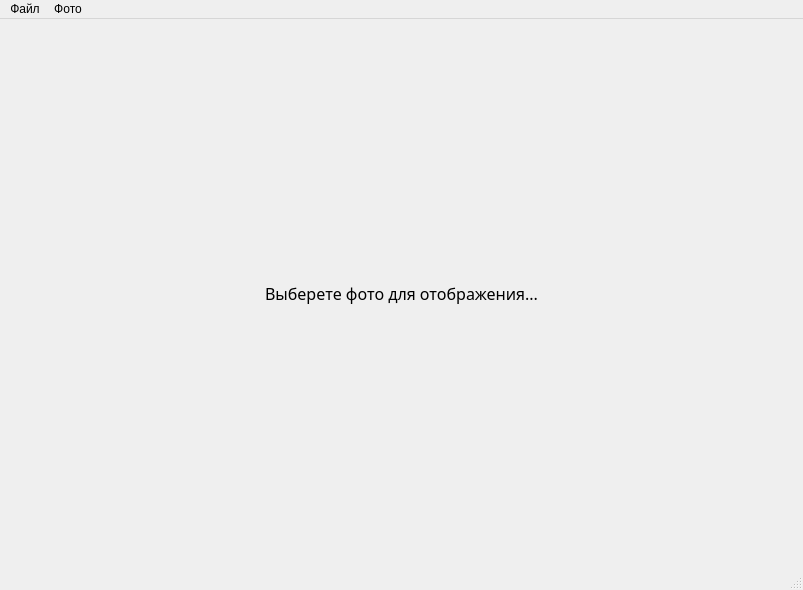
<?xml version="1.0" encoding="UTF-8"?>
<ui version="4.0">
 <class>MainWindow</class>
 <widget class="QMainWindow" name="MainWindow">
  <property name="geometry">
   <rect>
    <x>0</x>
    <y>0</y>
    <width>803</width>
    <height>590</height>
   </rect>
  </property>
  <property name="windowTitle">
   <string>MainWindow</string>
  </property>
  <property name="styleSheet">
   <string notr="true"/>
  </property>
  <widget class="QWidget" name="centralwidget">
   <property name="styleSheet">
    <string notr="true"/>
   </property>
   <layout class="QHBoxLayout" name="horizontalLayout">
    <item>
     <widget class="QPushButton" name="back">
      <property name="sizePolicy">
       <sizepolicy hsizetype="Maximum" vsizetype="Minimum">
        <horstretch>0</horstretch>
        <verstretch>0</verstretch>
       </sizepolicy>
      </property>
      <property name="text">
       <string/>
      </property>
      <property name="shortcut">
       <string>Left</string>
      </property>
      <property name="flat">
       <bool>true</bool>
      </property>
     </widget>
    </item>
    <item>
     <widget class="QLabel" name="picture">
      <property name="font">
       <font>
        <family>Vladimir Script</family>
        <pointsize>12</pointsize>
        <italic>false</italic>
        <bold>false</bold>
        <underline>false</underline>
        <kerning>true</kerning>
        <hintingpreference>PreferDefaultHinting</hintingpreference>
       </font>
      </property>
      <property name="text">
       <string>Выберете фото для отображения...</string>
      </property>
      <property name="alignment">
       <set>Qt::AlignCenter</set>
      </property>
     </widget>
    </item>
    <item>
     <widget class="QPushButton" name="forward">
      <property name="sizePolicy">
       <sizepolicy hsizetype="Maximum" vsizetype="Minimum">
        <horstretch>0</horstretch>
        <verstretch>0</verstretch>
       </sizepolicy>
      </property>
      <property name="text">
       <string/>
      </property>
      <property name="shortcut">
       <string>Right</string>
      </property>
      <property name="flat">
       <bool>true</bool>
      </property>
     </widget>
    </item>
   </layout>
  </widget>
  <widget class="QMenuBar" name="menubar">
   <property name="geometry">
    <rect>
     <x>0</x>
     <y>0</y>
     <width>803</width>
     <height>22</height>
    </rect>
   </property>
   <property name="nativeMenuBar">
    <bool>true</bool>
   </property>
   <widget class="QMenu" name="menu">
    <property name="title">
     <string>Файл</string>
    </property>
    <addaction name="open"/>
    <addaction name="close"/>
    <addaction name="delete_2"/>
    <addaction name="separator"/>
    <addaction name="go_up"/>
    <addaction name="go_down"/>
    <addaction name="separator"/>
    <addaction name="exit"/>
   </widget>
   <widget class="QMenu" name="menu_2">
    <property name="title">
     <string>Фото</string>
    </property>
    <addaction name="right"/>
    <addaction name="left"/>
    <addaction name="separator"/>
    <addaction name="slideshow"/>
   </widget>
   <addaction name="menu"/>
   <addaction name="menu_2"/>
  </widget>
  <widget class="QStatusBar" name="statusbar"/>
  <action name="open">
   <property name="text">
    <string>Открыть...</string>
   </property>
   <property name="shortcut">
    <string>Ctrl+O</string>
   </property>
  </action>
  <action name="delete_2">
   <property name="text">
    <string>Удалить изображение</string>
   </property>
   <property name="shortcut">
    <string>Shift+Del</string>
   </property>
  </action>
  <action name="right">
   <property name="text">
    <string>Повернуть на 90° по часовой стрелке</string>
   </property>
   <property name="shortcut">
    <string>Ctrl+=</string>
   </property>
  </action>
  <action name="left">
   <property name="text">
    <string>Повернуть на 90° против часовой стрелки</string>
   </property>
   <property name="shortcut">
    <string>Ctrl+-</string>
   </property>
  </action>
  <action name="exit">
   <property name="text">
    <string>Выход</string>
   </property>
  </action>
  <action name="close">
   <property name="text">
    <string>Закрыть</string>
   </property>
   <property name="shortcut">
    <string>Ctrl+F4</string>
   </property>
  </action>
  <action name="text_for_settings">
   <property name="enabled">
    <bool>true</bool>
   </property>
   <property name="text">
    <string>Менять изображение каждые...</string>
   </property>
  </action>
  <action name="seconds15">
   <property name="text">
    <string>с интервалом 15 секунд</string>
   </property>
  </action>
  <action name="seconds30">
   <property name="text">
    <string>с интервалом 30 секунд</string>
   </property>
  </action>
  <action name="seconds45">
   <property name="text">
    <string>с интервалом 45 секунд</string>
   </property>
  </action>
  <action name="seconds60">
   <property name="text">
    <string>с интервалом 60 секунд</string>
   </property>
  </action>
  <action name="slideshow">
   <property name="text">
    <string>Начать слайд-шоу...</string>
   </property>
   <property name="shortcut">
    <string>F5</string>
   </property>
  </action>
  <action name="go_down">
   <property name="text">
    <string>Перейти к последней фотографии</string>
   </property>
   <property name="shortcut">
    <string>Shift+Right</string>
   </property>
  </action>
  <action name="go_up">
   <property name="text">
    <string>Перейти к первой фотографии</string>
   </property>
   <property name="shortcut">
    <string>Shift+Left</string>
   </property>
  </action>
 </widget>
 <resources/>
 <connections/>
</ui>
